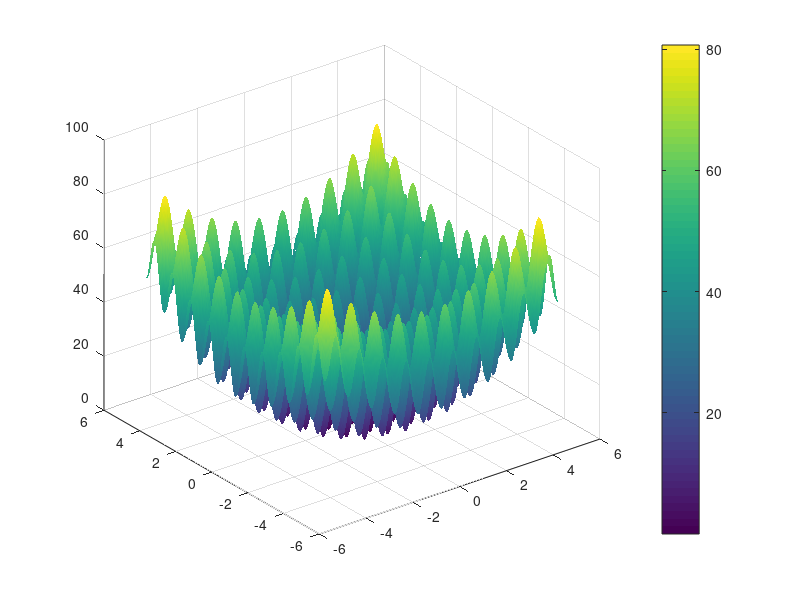

The MATLAB script that drew this image:
%% Plotting fitness functions
% Define the range for both variables x1 and x2
x = linspace(-5, 5, 500);
% Create a 2D grid out of the 1D range
[x_1, x_2] = meshgrid(x, x);
% Define the Rastrigin-type function f(x1,x2)
F = (x_1.^2 - 10*cos(2*pi*x_1) + 10) + (x_2.^2 - 10*cos(2*pi*x_2) + 10);
% Produce a 3D surface plot
surf(x_1, x_2, F);
shading interp;
lighting none; 
colorbar;
